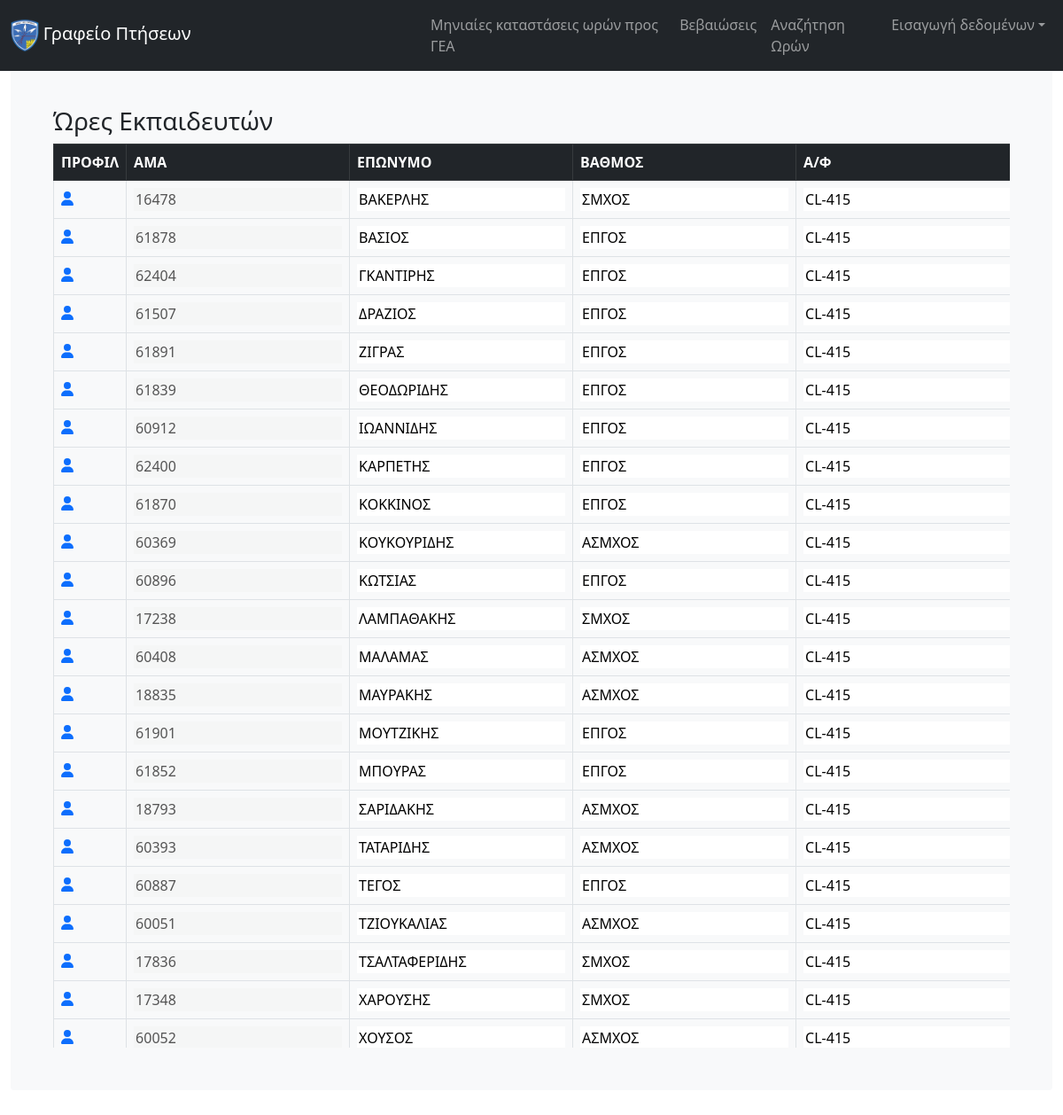
Screenshot of /hours/train-hours/ with the database file from the repository.
### core/models.py (models this page shows, shortened)
class TrainHours(models.Model):
    airman = models.ForeignKey(Airman,on_delete=models.CASCADE)
    plane = models.CharField(max_length=200,default="",blank=True,null=True)
    hours = models.FloatField(blank=True,null=True,default=0)
    month = models.CharField(max_length=200,default="",blank=True,null=True)
    year = models.CharField(max_length=200,default="",blank=True,null=True)

class Airman(models.Model):
    asma = models.BigIntegerField(primary_key=True)
    firstname = models.CharField(max_length=200,default="",blank=True,null=True)
    lastname = models.CharField(max_length=200,default="",blank=True,null=True)
    rank = models.CharField(max_length=200,default="",blank=True,null=True)
    eidikotita = models.CharField(max_length=200,default="",blank=True,null=True)
    idiotita = models.CharField(max_length=200,default="",blank=True,null=True)
    availability = models.CharField(max_length=200,default="",blank=True,null=True)
    topothetisi = models.CharField(max_length=200,default="",blank=True,null=True)
    katigoria_dikaioumeni = models.CharField(max_length=200,default="",blank=True,null=True)
    katigoria_katoxiromeni = models.CharField(max_length=200,default="",blank=True,null=True)
    monada_ekdosis_ptitikou = models.CharField(max_length=200,default="",blank=True,null=True)
    geniko_synolo_oron = models.FloatField(blank=True,null=True,default=0)

### core/views.py (the view)
# urls.py: path('hours/train-hours/',views.train_hours,name="train_hours"),
def train_hours(request):
    context = {}
    table_data = TrainHours.objects.all().order_by('airman__lastname')
    context = {'table_data':table_data}
    return render(request,'core/train_hours_page.html',context)

### core/templates/core/train_hours_page.html (shortened to what this page needs)
{% extends 'core/core.html' %}
{% block content%}
<h3>Ώρες Εκπαιδευτών</h3>
<div class="tableFixHead">
    <table class="table table-hover table-bordered">
      <thead class="table-dark" style="position: sticky;top: 0">
        <tr>
          <th scope="col">ΠΡΟΦΙΛ</th>
          <th scope="col">ΑΜΑ</th>
          <th scope="col">ΕΠΩΝΥΜΟ</th>
          <th scope="col">ΒΑΘΜΟΣ</th>
          <th scope="col">Α/Φ</th>
        </tr>
      </thead>
      <tbody >
        {% for trainer in table_data%}
          <tr>
            <td><a href={% url 'profile' trainer.airman.asma %}><i class="fa-solid fa-user"></i></a></td>
            <td><input type="text" id="{{ trainer.airman.asma }}_asma" name="{{ trainer.airman.asma }}" value={{trainer.airman.asma}} disabled></td>
            <td><input type="text" id="{{ trainer.airman.asma }}_lastname" name="{{ trainer.airman.lastname }}" value={{trainer.airman.lastname}}></td>
            <td><input type="text" id="{{ trainer.airman.asma }}_rank" name="{{ trainer.airman.rank }}" value={{trainer.airman.rank}}></td>
            <td><input type="text" id="{{ trainer.airman.asma }}_plane" name="{{ trainer.plane }}" value={{trainer.plane}}></td>
          </tr>
        {% endfor %}
      </tbody>
    </table>
  </div>
{% endblock %}
{%load static%}

### static/css/navbar-top-fixed.css (style rules this page uses)
body { padding-top: 4.5rem; }
.tableFixHead { overflow: auto; height: 75vh; }
.tableFixHead thead th { position: sticky; top: 0; z-index: 1; }
input { border-width:0px; border:none; }

### rows the page displays
TrainHours: airman.asma "16478", airman.lastname "ΒΑΚΕΡΛΗΣ", airman.rank "ΣΜΧΟΣ", plane "CL-415"
TrainHours: airman.asma "61878", airman.lastname "ΒΑΣΙΟΣ", airman.rank "ΕΠΓΟΣ", plane "CL-415"
TrainHours: airman.asma "62404", airman.lastname "ΓΚΑΝΤΙΡΗΣ", airman.rank "ΕΠΓΟΣ", plane "CL-415"
TrainHours: airman.asma "61507", airman.lastname "ΔΡΑΖΙΟΣ", airman.rank "ΕΠΓΟΣ", plane "CL-415"
TrainHours: airman.asma "61891", airman.lastname "ΖΙΓΡΑΣ", airman.rank "ΕΠΓΟΣ", plane "CL-415"
TrainHours: airman.asma "61839", airman.lastname "ΘΕΟΔΩΡΙΔΗΣ", airman.rank "ΕΠΓΟΣ", plane "CL-415"
TrainHours: airman.asma "60912", airman.lastname "ΙΩΑΝΝΙΔΗΣ", airman.rank "ΕΠΓΟΣ", plane "CL-415"
TrainHours: airman.asma "62400", airman.lastname "ΚΑΡΠΕΤΗΣ", airman.rank "ΕΠΓΟΣ", plane "CL-415"
TrainHours: airman.asma "61870", airman.lastname "ΚΟΚΚΙΝΟΣ", airman.rank "ΕΠΓΟΣ", plane "CL-415"
TrainHours: airman.asma "60369", airman.lastname "ΚΟΥΚΟΥΡΙΔΗΣ", airman.rank "ΑΣΜΧΟΣ", plane "CL-415"
TrainHours: airman.asma "60896", airman.lastname "ΚΩΤΣΙΑΣ", airman.rank "ΕΠΓΟΣ", plane "CL-415"
TrainHours: airman.asma "17238", airman.lastname "ΛΑΜΠΑΘΑΚΗΣ", airman.rank "ΣΜΧΟΣ", plane "CL-415"
TrainHours: airman.asma "60408", airman.lastname "ΜΑΛΑΜΑΣ", airman.rank "ΑΣΜΧΟΣ", plane "CL-415"
TrainHours: airman.asma "18835", airman.lastname "ΜΑΥΡΑΚΗΣ", airman.rank "ΑΣΜΧΟΣ", plane "CL-415"
TrainHours: airman.asma "61901", airman.lastname "ΜΟΥΤΖΙΚΗΣ", airman.rank "ΕΠΓΟΣ", plane "CL-415"
TrainHours: airman.asma "61852", airman.lastname "ΜΠΟΥΡΑΣ", airman.rank "ΕΠΓΟΣ", plane "CL-415"
TrainHours: airman.asma "18793", airman.lastname "ΣΑΡΙΔΑΚΗΣ", airman.rank "ΑΣΜΧΟΣ", plane "CL-415"
TrainHours: airman.asma "60393", airman.lastname "ΤΑΤΑΡΙΔΗΣ", airman.rank "ΑΣΜΧΟΣ", plane "CL-415"
TrainHours: airman.asma "60887", airman.lastname "ΤΕΓΟΣ", airman.rank "ΕΠΓΟΣ", plane "CL-415"
TrainHours: airman.asma "60051", airman.lastname "ΤΖΙΟΥΚΑΛΙΑΣ", airman.rank "ΑΣΜΧΟΣ", plane "CL-415"
TrainHours: airman.asma "17836", airman.lastname "ΤΣΑΛΤΑΦΕΡΙΔΗΣ", airman.rank "ΣΜΧΟΣ", plane "CL-415"
TrainHours: airman.asma "17348", airman.lastname "ΧΑΡΟΥΣΗΣ", airman.rank "ΣΜΧΟΣ", plane "CL-415"
TrainHours: airman.asma "60052", airman.lastname "ΧΟΥΣΟΣ", airman.rank "ΑΣΜΧΟΣ", plane "CL-415"
